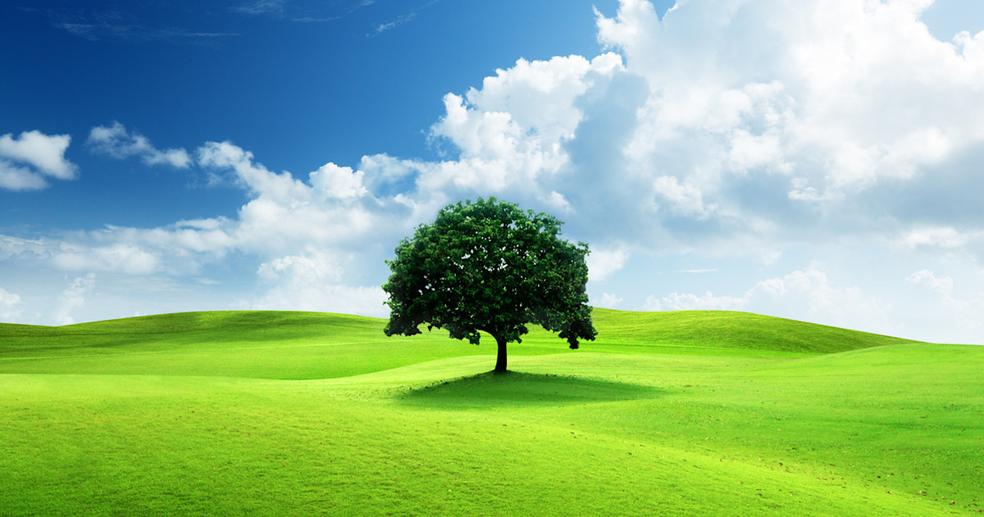
#> input picture Image Processing/Images/exp1/landscape.png, 984 x 517 px, shrunk from 1200 x 630 before the run
$ jupyter execute 'IP Experiment 7.ipynb'
#> lines starting #> are read from the running program, lines starting #| are printed output that depends on the picture; after the words box and inside, x2 and y2 are one past the last pixel; in counts of white or black regions, pixels touching at a corner belong together
#> further down, input_image is the input picture: shape (517, 984, 3); mean B, G, R 139.9, 183.6, 139.8
# Gray Level Operations on images

[cell 1]
import cv2

def perform_gray_level_operation(image, operation):
    # Convert image to grayscale
#> called with operation = 'thresholding'
    gray_image = cv2.cvtColor(image, cv2.COLOR_BGR2GRAY)
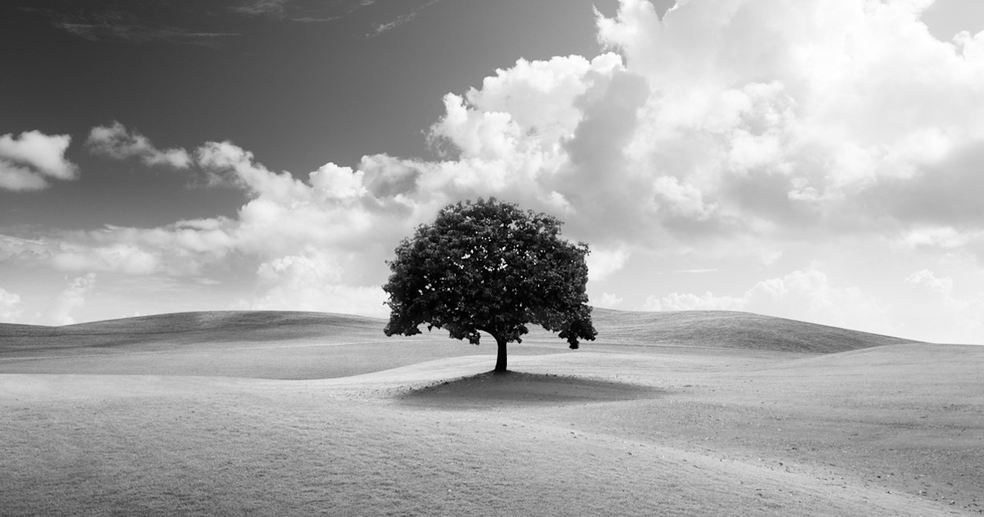
#> gray_image: shape (517, 984); min 0, max 255, mean 165.5

    # Perform the desired gray level operation
    if operation == 'contrast':
        # Perform contrast adjustment
        contrast_image = cv2.equalizeHist(gray_image)
        processed_image = cv2.cvtColor(contrast_image, cv2.COLOR_GRAY2BGR)

    elif operation == 'brightness':
        # Perform brightness correction
        alpha = 1.5  # brightness factor
        processed_image = cv2.convertScaleAbs(gray_image, alpha=alpha)
        processed_image = cv2.cvtColor(processed_image, cv2.COLOR_GRAY2BGR)

    elif operation == 'thresholding':
        # Perform image thresholding
        _, threshold_image = cv2.threshold(gray_image, 127, 255, cv2.THRESH_BINARY)
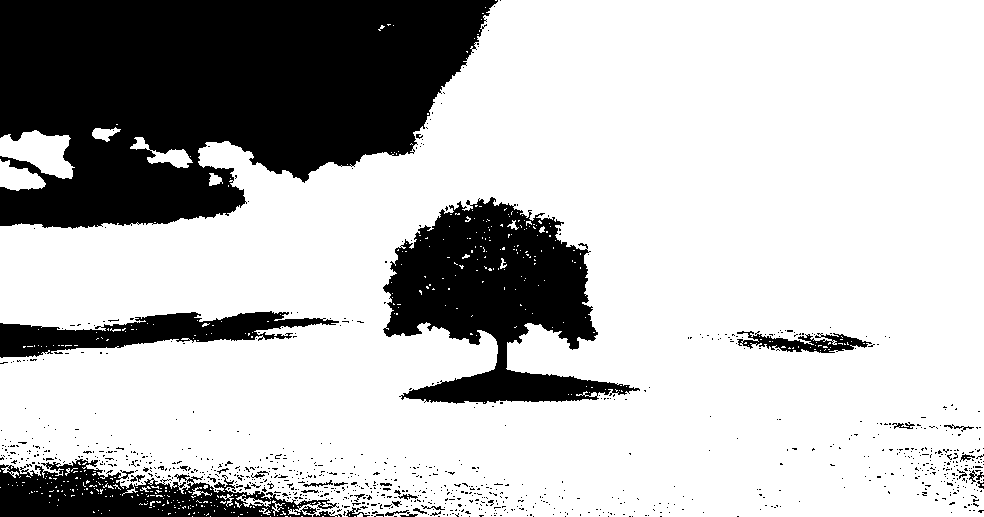
#> threshold_image: shape (517, 984); 74% white; 940 black regions (911 under 20 px), largest, box (x1, y1, x2, y2) and area: (0, 0, 498, 229) 82534, (383, 197, 640, 404) 27052, (0, 459, 342, 517) 10202
        processed_image = cv2.cvtColor(threshold_image, cv2.COLOR_GRAY2BGR)

    else:
        print("Invalid operation. Available operations: 'contrast', 'brightness', 'thresholding'")
        return None

    return processed_image

# Load the input image
image_path = 'Images/exp1/landscape.png'
input_image = cv2.imread(image_path)

# Perform gray level operation
operation_type = 'thresholding'  # Change this to the desired operation: 'contrast', 'brightness', 'thresholding'
output_image = perform_gray_level_operation(input_image, operation_type)

if output_image is not None:
    # Display the processed image
    cv2.imshow('Processed Image', output_image)
    cv2.waitKey(0)

    # Save the processed image (optional)
    # output_path = 'output_image.jpg'
    # cv2.imwrite(output_path, output_image)
    # print(f"Processed image saved at: {output_path}")

# Open Ended Problem

[cell 2]
import cv2
import numpy as np

# Load the input grayscale image
image = cv2.imread('Images/exp1/ex7_5.png')
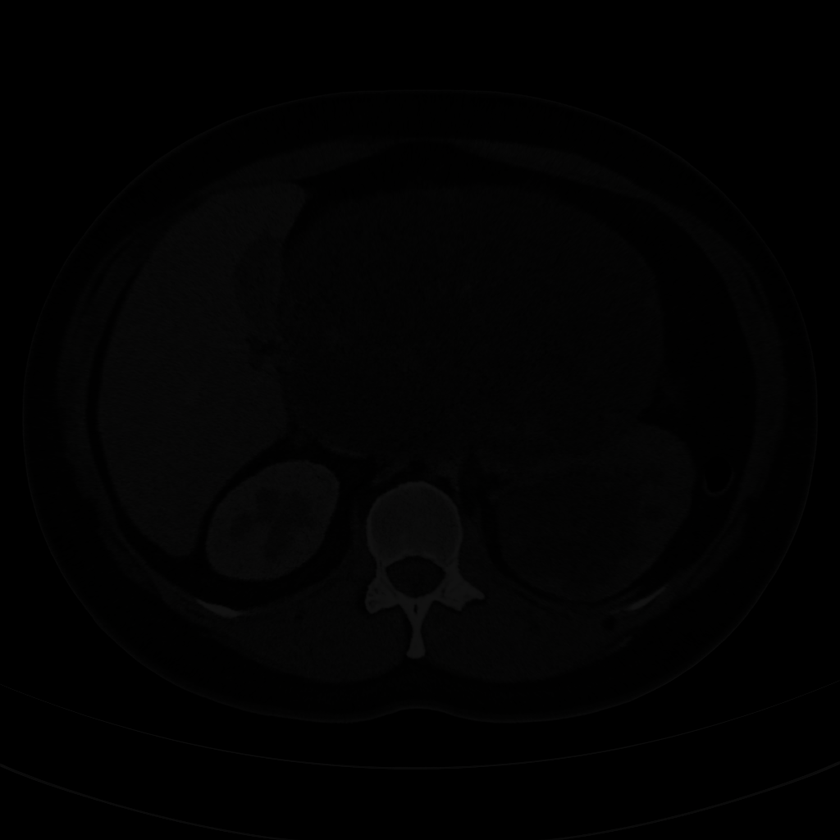
#> input picture Image Processing/Images/exp1/ex7_5.png, 840 x 840 px, shrunk from 1024 x 1024 before the run
#> image is the input picture: shape (840, 840, 3); mean B, G, R 2.14, 2.14, 2.14

# Check if the image is loaded successfully
if image is None:
    print("Error: Could not open or find the image.")
    exit()

# Function to perform image negation
def image_negation(input_image):
    negated_image = 255 - input_image
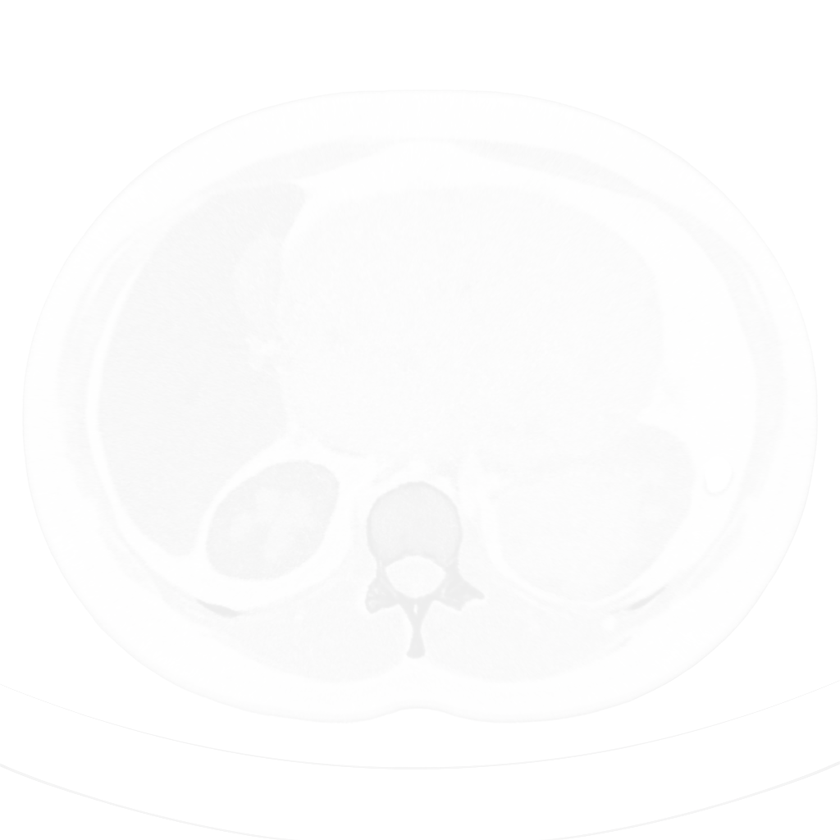
#> negated_image: shape (840, 840, 3); mean B, G, R 252.9, 252.9, 252.9
    return negated_image

# Function to perform image thresholding
def image_thresholding(input_image, threshold_value):
#> called with threshold_value = 3
    _, thresholded_image = cv2.threshold(input_image, threshold_value, 255, cv2.THRESH_BINARY)
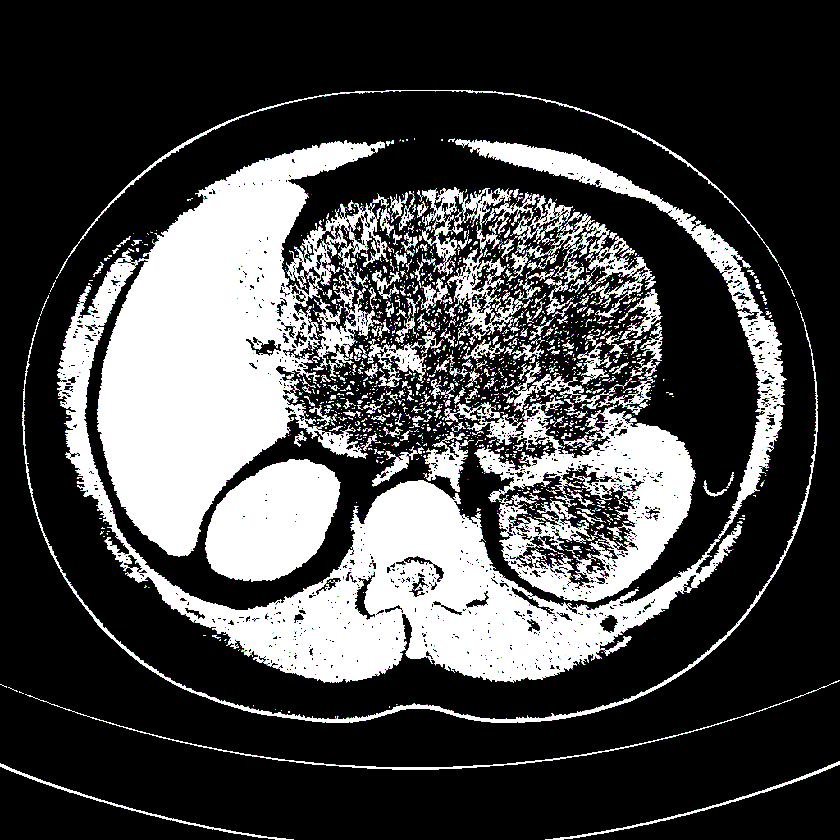
#> thresholded_image: shape (840, 840, 3); mean B, G, R 70.4, 70.2, 70.2
    return thresholded_image

# Function to perform image gamma correction
def image_gamma_correction(input_image, gamma):
#> called with gamma = 0.15
    gamma_corrected_image = np.power(input_image / 255.0, gamma) * 255.0
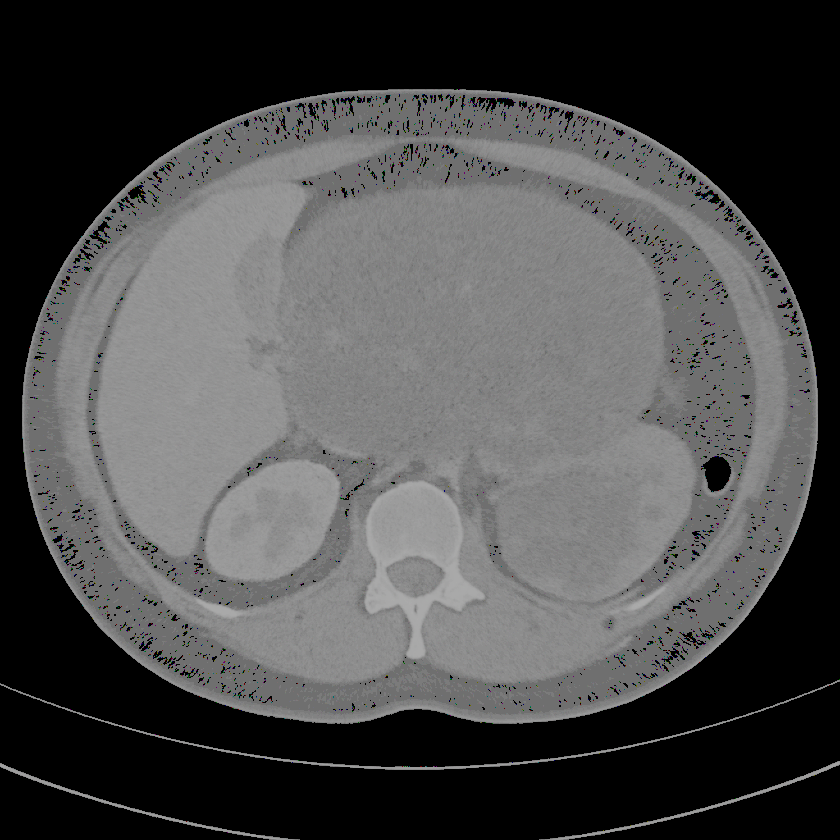
#> gamma_corrected_image: shape (840, 840, 3) float64; mean B, G, R 76, 75.9, 75.9
    gamma_corrected_image = np.uint8(gamma_corrected_image)
    return gamma_corrected_image

# Perform gray level operations
negated_image = image_negation(image)
thresholded_image = image_thresholding(image, 3)
gamma_corrected_image = image_gamma_correction(image, 0.15)

# Display the original and processed images
cv2.imshow('Original image', image)
cv2.imshow('Negated image', negated_image)
cv2.imshow('Thresholded image', thresholded_image)
cv2.imshow('Gamma corrected image', gamma_corrected_image)

# Wait for a key press and then close the windows
cv2.waitKey(0)
cv2.destroyAllWindows()

## Mix of both with user input

[cell 3]
import cv2
import numpy as np

# Function to perform image negation
def image_negation(input_image):
    negated_image = 255 - input_image
    return negated_image

# Function to perform image thresholding
def image_thresholding(input_image, threshold_value):
    _, thresholded_image = cv2.threshold(input_image, threshold_value, 255, cv2.THRESH_BINARY)
    return thresholded_image

# Function to perform image gamma correction
def image_gamma_correction(input_image, gamma):
    gamma_corrected_image = np.power(input_image / 255.0, gamma) * 255.0
    gamma_corrected_image = np.uint8(gamma_corrected_image)
    return gamma_corrected_image

# Function to perform contrast adjustment
def image_contrast(input_image):
    contrast_image = cv2.equalizeHist(input_image)
    contrast_adjusted_image = cv2.cvtColor(contrast_image, cv2.COLOR_GRAY2BGR)
    return contrast_adjusted_image

# Function to perform brightness correction
def image_brightness(input_image):
    alpha = 1.5  # brightness factor
    brightness_corrected_image = cv2.convertScaleAbs(input_image, alpha=alpha)
    brightness_corrected_image = cv2.cvtColor(brightness_corrected_image, cv2.COLOR_GRAY2BGR)
    return brightness_corrected_image


# Function to choose the type of operation
def perform_gray_level_operation(input_image):
    print('1. negation, 2. thresholding, 3. gamma, 4. contrast, 5. brightness')
    operation = int(input('Enter desired operation: '))

    # Convert image to grayscale
    gray_image = cv2.cvtColor(input_image, cv2.COLOR_BGR2GRAY)

    match operation:
        # Negation
        case 1:
            processed_image = image_negation(gray_image)

        # Thresolding
        case 2:
            threshold_value = int(input("Enter threshold value: "))
            processed_image = image_thresholding(gray_image, threshold_value)

        # Gamma correction
        case 3:
            gamma = int(input("Enter gamma value: "))
            processed_image = image_gamma_correction(gray_image, gamma)

        # Contrast adjustment
        case 4:
            processed_image = image_contrast(gray_image)

        # Brightness correction
        case 5:
            processed_image = image_brightness(gray_image)

        # Invalid operation
        case _:
            print("Invalid operation. Available operations: 'contrast', 'brightness', 'thresholding'")
            return None

    return processed_image


# Function to choose the input image
def choose_image():
    print('1. image1, 2. image2, 3. image3, 4. image4, 5. image5')
    image_path = int(input('Enter desired image: '))
#> the answer given: 3
    match image_path:
        case 1:
            return 'Images/exp1/ex7_1.png'
        case 2:
            return 'Images/exp1/ex7_2.png'
        case 3:
            return 'Images/exp1/ex7_3.png'
        case 4:
            return 'Images/exp1/ex7_4.png'
        case 5:
            return 'Images/exp1/ex7_5.png'
        case _:
            print("Choose an image from the options")
            return None


# Load the input image
image_path = choose_image()
input_image = cv2.imread(image_path)
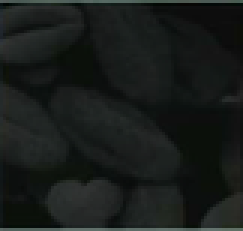
#> input picture Image Processing/Images/exp1/ex7_3.png, 81 x 77 px, shrunk from 99 x 94 before the run (shown 3 times larger)
#> input_image is the input picture: shape (77, 81, 3); mean B, G, R 26.4, 28.4, 24.5

# Perform gray level operation
output_image = perform_gray_level_operation(input_image)
#> the answer given: 3
#> the answer given: 1

if output_image is not None:
    # Display the original image
    cv2.imshow('Original Image', input_image)
    # Display the processed image
    cv2.imshow('Processed Image', output_image)
    cv2.waitKey(0)

    # Save the processed image (optional)
    # output_path = 'output_image.jpg'
    # cv2.imwrite(output_path, output_image)
    # print(f"Processed image saved at: {output_path}")
